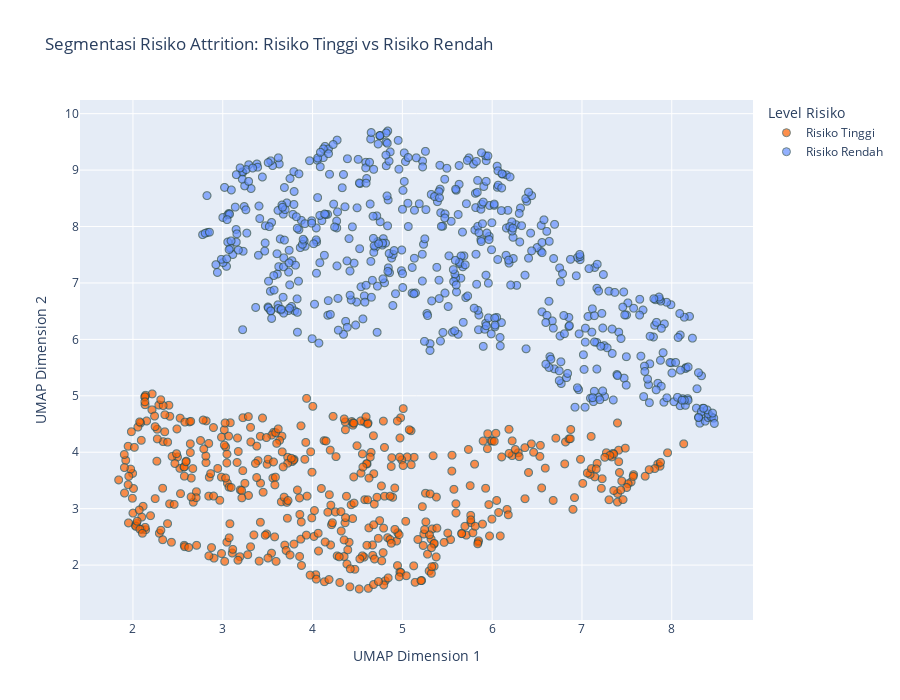
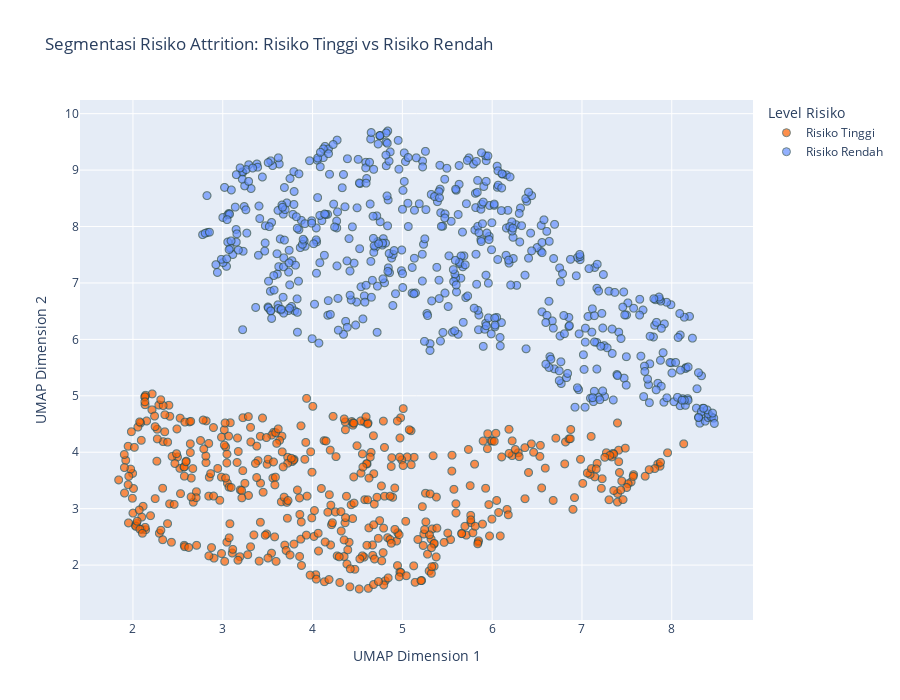

Write notebook code for charts like these, in order.
### Code cell
# 14. Visualisasi segmentasi dengan UMAP menggunakan Plotly (colorblind friendly)
umap_cluster_df = pd.DataFrame(X_umap, columns=['UMAP_1', 'UMAP_2'])
umap_cluster_df['Risk Level'] = df['RiskLevel']

fig = px.scatter(
    umap_cluster_df, 
    x='UMAP_1', 
    y='UMAP_2', 
    color='Risk Level',
    color_discrete_map={
        'Risiko Tinggi': HIGH_RISK_COLOR,
        'Risiko Rendah': LOW_RISK_COLOR
    },
    title='Segmentasi Risiko Attrition: Risiko Tinggi vs Risiko Rendah',
    opacity=0.7,
    width=900,
    height=700
)
fig.update_traces(marker=dict(size=8, line=dict(width=1, color='DarkSlateGrey')))
fig.update_layout(
    legend_title_text='Level Risiko',
    xaxis_title='UMAP Dimension 1',
    yaxis_title='UMAP Dimension 2',
    font=dict(size=12)
)

# Tampilkan dan simpan visualisasi segmentasi
display_and_save_figure(fig, "binary_risk_segmentation_colorblind.png")

### Figure 1 — Plotly figure (JSON) as saved in the notebook; plotly's stock layout.template omitted (floating-point values rounded to 4 significant figures; data arrays with more than 128 entries replaced by an {"elided": "..."} marker saying what was removed)
{"data": [{"hovertemplate": "Risk Level=Risiko Tinggi<br>UMAP_1=%{x}<br>UMAP_2=%{y}<extra></extra>", "legendgroup": "Risiko Tinggi", "marker": {"color": "#FE6100", "line": {"color": "DarkSlateGrey", "width": 1}, "opacity": 0.7, "size": 8, "symbol": "circle"}, "mode": "markers", "name": "Risiko Tinggi", "showlegend": true, "type": "scattergl", "x": {"elided": "472 float values"}, "xaxis": "x", "y": {"elided": "472 float values"}, "yaxis": "y"}, {"hovertemplate": "Risk Level=Risiko Rendah<br>UMAP_1=%{x}<br>UMAP_2=%{y}<extra></extra>", "legendgroup": "Risiko Rendah", "marker": {"color": "#648FFF", "line": {"color": "DarkSlateGrey", "width": 1}, "opacity": 0.7, "size": 8, "symbol": "circle"}, "mode": "markers", "name": "Risiko Rendah", "showlegend": true, "type": "scattergl", "x": {"elided": "586 float values"}, "xaxis": "x", "y": {"elided": "586 float values"}, "yaxis": "y"}], "layout": {"font": {"size": 12}, "height": 700, "legend": {"title": {"text": "Level Risiko"}, "tracegroupgap": 0}, "title": {"text": "Segmentasi Risiko Attrition: Risiko Tinggi vs Risiko Rendah"}, "width": 900, "xaxis": {"anchor": "y", "domain": [0, 1], "title": {"text": "UMAP Dimension 1"}}, "yaxis": {"anchor": "x", "domain": [0, 1], "title": {"text": "UMAP Dimension 2"}}}}

### Figure 2 — Plotly figure (JSON) as saved in the notebook; plotly's stock layout.template omitted (floating-point values rounded to 4 significant figures; data arrays with more than 128 entries replaced by an {"elided": "..."} marker saying what was removed)
{"data": [{"hovertemplate": "Risk Level=Risiko Tinggi<br>UMAP_1=%{x}<br>UMAP_2=%{y}<extra></extra>", "legendgroup": "Risiko Tinggi", "marker": {"color": "#FE6100", "line": {"color": "DarkSlateGrey", "width": 1}, "opacity": 0.7, "size": 8, "symbol": "circle"}, "mode": "markers", "name": "Risiko Tinggi", "showlegend": true, "type": "scattergl", "x": {"elided": "472 float values"}, "xaxis": "x", "y": {"elided": "472 float values"}, "yaxis": "y"}, {"hovertemplate": "Risk Level=Risiko Rendah<br>UMAP_1=%{x}<br>UMAP_2=%{y}<extra></extra>", "legendgroup": "Risiko Rendah", "marker": {"color": "#648FFF", "line": {"color": "DarkSlateGrey", "width": 1}, "opacity": 0.7, "size": 8, "symbol": "circle"}, "mode": "markers", "name": "Risiko Rendah", "showlegend": true, "type": "scattergl", "x": {"elided": "586 float values"}, "xaxis": "x", "y": {"elided": "586 float values"}, "yaxis": "y"}], "layout": {"font": {"size": 12}, "height": 700, "legend": {"title": {"text": "Level Risiko"}, "tracegroupgap": 0}, "title": {"text": "Segmentasi Risiko Attrition: Risiko Tinggi vs Risiko Rendah"}, "width": 900, "xaxis": {"anchor": "y", "domain": [0, 1], "title": {"text": "UMAP Dimension 1"}}, "yaxis": {"anchor": "x", "domain": [0, 1], "title": {"text": "UMAP Dimension 2"}}}}
